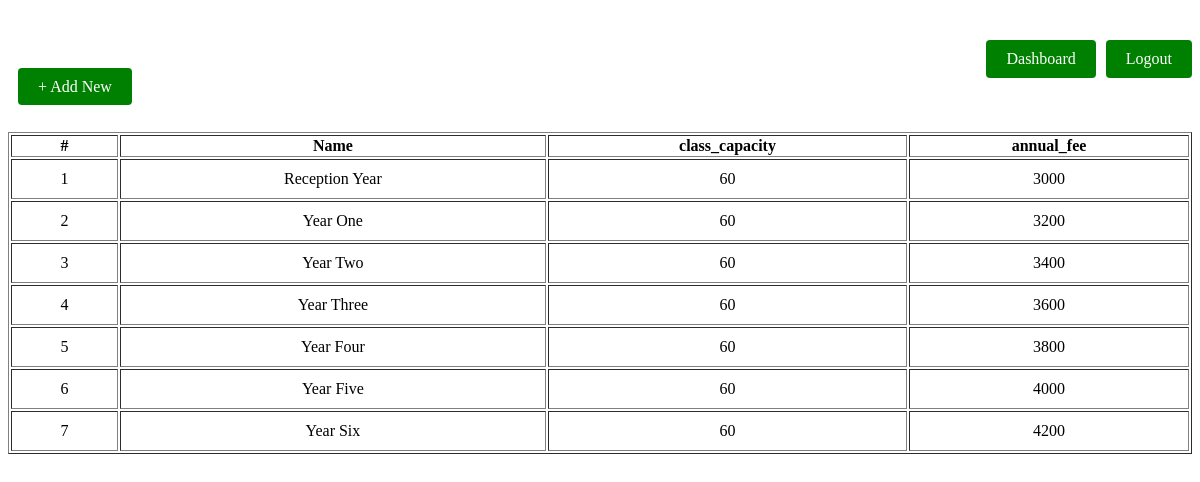
/class_list.php, run on the app's committed database.
### tables this page shows
CREATE TABLE `classes` (
  `class_id` int NOT NULL,
  `class_name` varchar(30) NOT NULL,
  `class_capacity` int NOT NULL,
  `annual_fee` int NOT NULL
);

### class_list.php (the view, shortened to what this page needs)
<?php
 include "dbcon/dbcon.php";
?>
<!DOCTYPE html>
<html>
<head>
	<link rel="stylesheet" type="text/css" href="style.css">
</head>
<body>
		<div class="mt-40">
	    <div style="text-align:right" class="mt-40">
	        <div style="display:flex;justify-content:end">
	            <a href="dashboard.php" style="text-decoration:none;margin-right:10px;">Dashboard</a>
	            <a href="logout.php" style="text-decoration:none;">Logout</a>
	        </div>
	    </div>
		<a href="add_classes.php" class="m-10" style="text-decoration:none">+ Add New</a><br><br><br>
		<table style="width:100%;" border="1">
			<thead>
				<tr>
					<th>#</th>
					<th>Name</th>
					<th>class_capacity</th>
					<th>annual_fee</th>
				</tr>
			</thead>
			<tbody>
				<?php
                 $qry=mysqli_query($dbcon,"SELECT * FROM classes");
                 if($qry){
                 	$sno=1;
                 	$rows=mysqli_num_rows($qry);
                 	if($rows > 0){
                 		while($arr=mysqli_fetch_assoc($qry)){
                ?>
                    <tr>
                    	<td><?= $sno;?></td>
                    	<td><?= $arr['class_name'] ?></td>
                    	<td><?= $arr['class_capacity'];?></td>
                    	<td><?= $arr['annual_fee'];?></td>
                    </tr>
                <?php
                    $sno++;
                 		}
                 	?>
                 	<?php
                 	}
                 }
				?>
			</tbody>
		</table>
	</div>
</body>
</html>

### style.css (style rules this page uses)
table tbody tr td { text-align: center; padding:10px; }
input[type="submit"],a { background-color:green; color: white; padding: 10px 20px; border: none; border-radius: 4px; cursor: pointer; font-size: 16px; }
.m-10 { margin:10px; }
.mt-40 { margin-top:40px; }

### data on the page
classes: class_name "Reception Year", class_capacity "60", annual_fee "3000"
classes: class_name "Year One", class_capacity "60", annual_fee "3200"
classes: class_name "Year Two", class_capacity "60", annual_fee "3400"
classes: class_name "Year Three", class_capacity "60", annual_fee "3600"
classes: class_name "Year Four", class_capacity "60", annual_fee "3800"
classes: class_name "Year Five", class_capacity "60", annual_fee "4000"
classes: class_name "Year Six", class_capacity "60", annual_fee "4200"
